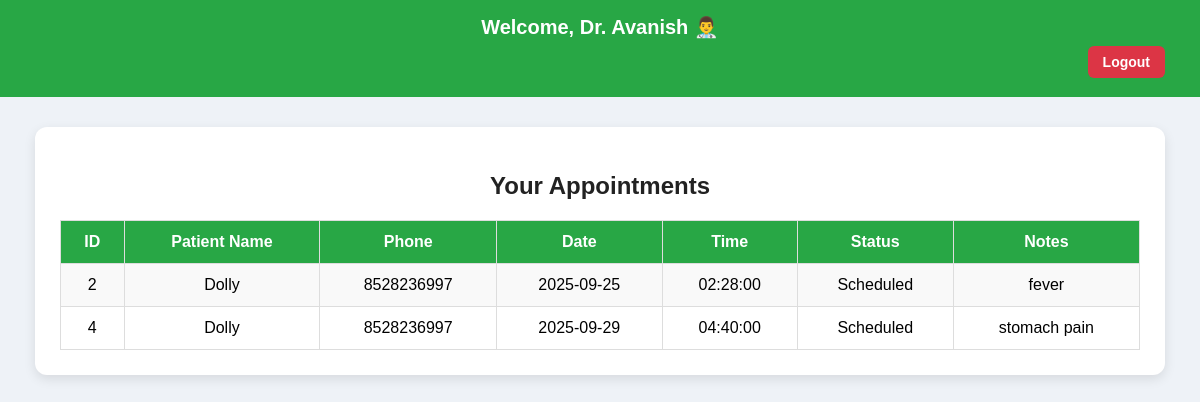
Screenshot of /checkstatus.php (signed in) with the database file from the repository.
### tables this page shows
CREATE TABLE `doctors` (
  `doctor_id` int(11) NOT NULL,
  `name` varchar(100) NOT NULL,
  `specialization_id` int(11) DEFAULT NULL,
  `phone` varchar(15) DEFAULT NULL,
  `email` varchar(100) DEFAULT NULL,
  `experience_years` int(11) DEFAULT NULL,
  `password` varchar(255) NOT NULL
);

CREATE TABLE `appointments` (
  `appointment_id` int(11) NOT NULL,
  `patient_id` int(11) NOT NULL,
  `doctor_id` int(11) NOT NULL,
  `appointment_date` date NOT NULL,
  `appointment_time` time NOT NULL,
  `status` enum('Scheduled','Completed','Cancelled') DEFAULT 'Scheduled',
  `notes` text DEFAULT NULL
);

CREATE TABLE `patients` (
  `patient_id` int(11) NOT NULL,
  `name` varchar(100) NOT NULL,
  `gender` enum('Male','Female','Other') DEFAULT NULL,
  `dob` date DEFAULT NULL,
  `phone` varchar(15) DEFAULT NULL,
  `email` varchar(100) DEFAULT NULL,
  `address` text DEFAULT NULL
);

### checkstatus.php (the view, shortened to what this page needs)
<?php
$doctor_id = $_SESSION['doctor_id'];
$servername = "localhost";
$username = "root";
$password = "";
$dbname = "hms";
$conn = new mysqli($servername, $username, $password, $dbname);
$doctor = $conn->query("SELECT name FROM doctors WHERE doctor_id = '$doctor_id'")->fetch_assoc();
$sql = "SELECT a.appointment_id, p.name AS patient_name, p.phone, a.appointment_date, a.appointment_time, a.status, a.notes
        FROM appointments a
        JOIN patients p ON a.patient_id = p.patient_id
        WHERE a.doctor_id = '$doctor_id'
        ORDER BY a.appointment_date, a.appointment_time";
$result = $conn->query($sql);
$appointments = $result->num_rows > 0 ? $result->fetch_all(MYSQLI_ASSOC) : [];
?>
<!DOCTYPE html>
<html lang="en">
<head>
</head>
<body>
  <div class="header">
    Welcome, Dr. <?= htmlspecialchars($doctor['name']) ?> 👨‍⚕️
    <div class="logout"><a href="logout.php">Logout</a></div>
  </div>
  <div class="container">
    <h2>Your Appointments</h2>
    <?php if (!empty($appointments)) : ?>
      <table>
        <tr>
          <th>ID</th>
          <th>Patient Name</th>
          <th>Phone</th>
          <th>Date</th>
          <th>Time</th>
          <th>Status</th>
          <th>Notes</th>
        </tr>
        <?php foreach ($appointments as $appt) : ?>
          <tr>
            <td><?= $appt['appointment_id'] ?></td>
            <td><?= htmlspecialchars($appt['patient_name']) ?></td>
            <td><?= htmlspecialchars($appt['phone']) ?></td>
            <td><?= $appt['appointment_date'] ?></td>
            <td><?= $appt['appointment_time'] ?></td>
            <td><?= $appt['status'] ?></td>
            <td><?= htmlspecialchars($appt['notes']) ?></td>
          </tr>
        <?php endforeach; ?>
      </table>
    <?php else : ?>
      <p class="no-data">❌ No appointments found.</p>
    <?php endif; ?>
  </div>
</body>
</html>

### checkstatus.php (style rules this page uses)
body { font-family: Arial, sans-serif; background: #eef2f7; margin: 0; padding: 0; }
.header { background: #28a745; color: #fff; padding: 15px; text-align: center; font-size: 20px; font-weight: bold; }
.container { width: 90%; margin: 30px auto; background: #fff; padding: 25px; border-radius: 12px; box-shadow: 0 4px 12px rgba(0,0,0,0.1); }
h2 { text-align: center; color: #222; margin-bottom: 20px; }
table { width: 100%; border-collapse: collapse; margin-top: 20px; }
th, td { border: 1px solid #ddd; padding: 12px; text-align: center; }
th { background: #28a745; color: #fff; }
tr:nth-child(even) { background: #f9f9f9; }
.logout { display: block; text-align: right; margin: 10px 20px; }
.logout a { color: #fff; background: #dc3545; padding: 8px 15px; border-radius: 6px; text-decoration: none; font-size: 14px; }

### rows the page displays
doctors: name "Avanish"
appointments: appointment_id "2", patient.name "Dolly", patient.phone "8528236997", appointment_date "2025-09-25", appointment_time "02:28:00", status "Scheduled", notes "fever"
appointments: appointment_id "4", patient.name "Dolly", patient.phone "8528236997", appointment_date "2025-09-29", appointment_time "04:40:00", status "Scheduled", notes "stomach pain"
